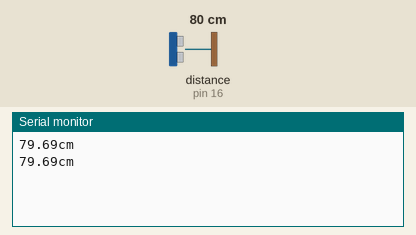
Bench run of a sketch on a simulated Arduino Uno, built with avr-gcc and run on an emulated ATmega328P. Shown: the last lines printed to the serial monitor. Wiring (inferred from the names in the program): ultrasonic range finder: trigger pin 17; echo pin 16. The test bench sets the inputs (shaded band); at power-on: distance to the obstacle (sensor on pin 16) 80 cm. The echo pulse lasts 58.3 µs per cm.

Above: at 1.8 s.
1.9 s: distance to the obstacle (sensor on pin 16) set to 2 cm
At 2.8 s:
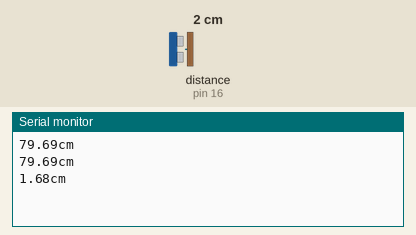
3.4 s: distance to the obstacle (sensor on pin 16) set to 4 cm
At 4.6 s:
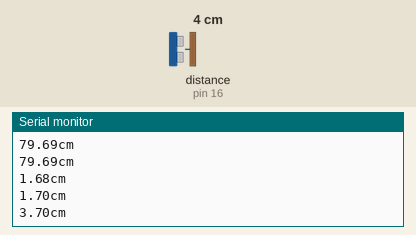
Timing chart, 0 to 6.4 s (numbered marks = the images above; inputs shaded):
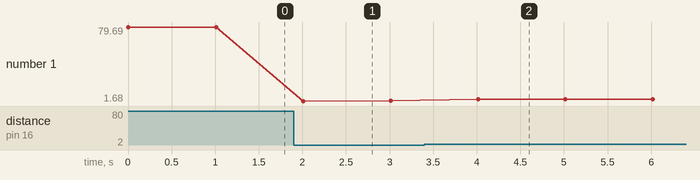

Measured:
- after the input at 1.9 s, the serial monitor: prints a new line after 0.11 s (image 1)
- after the input at 3.4 s, the serial monitor: prints a new line after 0.61 s (image 2)
- plotted number 1: 79.69 → 1.7 after the input at 1.9 s, 1.7 → 3.7 after the input at 3.4 s

The sketch:

Test_Robot_2.ino
```cpp
 int trigger = 17;           // declaramos la palabra trigger como un tipo entero y al mismo tiempo reemplaza al pin 9
 int echo = 16;           // declaramos la palabra echo como un tipo entero y al mismo tiempo reemplaza al pin 8
 float tiempo_de_espera,distancia; // creamos una variable de fotante; es decir, nos puede dar resultados en decimales.
void setup() {
  Serial.begin (9600);   // establemos la comucicacion serial
  pinMode (trigger, OUTPUT); // declarmos el pin 9 como salida
  pinMode (echo, INPUT);   // declaramos el 8 como entrada
}
void loop() {
digitalWrite (trigger,LOW); // ponemos en bajo el pin 8 durante 2 microsegundos
delayMicroseconds(2);
digitalWrite (trigger, HIGH);// ahora ponemos en alto pin 8 durante 10 microsegundos;
delayMicroseconds(10);     // pues este el momento en que emite el sonido durante 10 segungos
digitalWrite (trigger, LOW); // ahora ponemos en bajo pin 8
tiempo_de_espera = pulseIn (echo,HIGH,1000000); // pulseIn, recoge la señal del sonido que emite el trigger
/*La función pulseIn espera la aparición de un pulso en una entrada y mide su duración, dando como resultado la duración medida
 El primer parámetro (ECHO) es el pin sobre el que se realizará la medición.
Y el segundo parámetro (HIGH) indica si el pulso a esperar será un 1 (HIGH) o un 0 (LOW).
 */
distancia =(tiempo_de_espera/2)/29.15; // formula para hallar la distancia
Serial.print (distancia);    // imprimimos la distancia en cm
Serial.println ("cm");
delay (1000);
}
```
